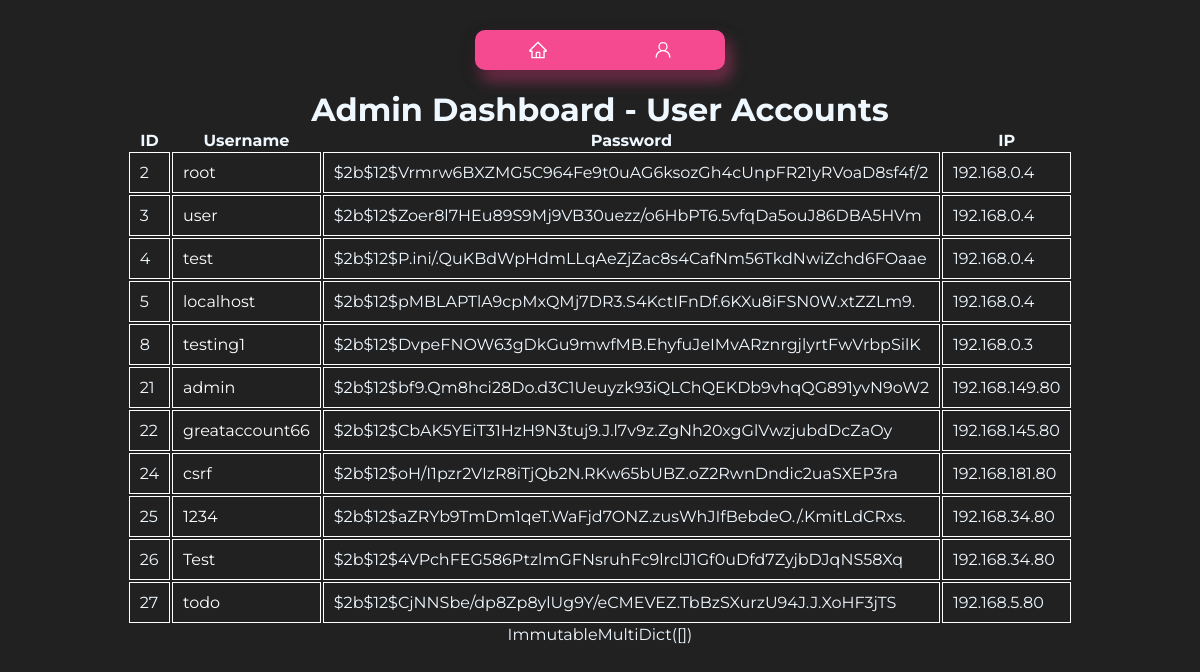
Page /admin/dashboard (signed in) on the committed database.
### tables this page shows
CREATE TABLE users (
        id INTEGER PRIMARY KEY,
        username TEXT UNIQUE,
        password TEXT,
        ip TEXT
    );

### main.py (the view)
@app.route('/admin/dashboard')
def admin_dashboard():
    username = session.get('username')
    if username == 'admin':
        users = get_all_users()
        cookies = request.cookies
        return render_template('admin/admin_dashboard.html', users=users, cookies=cookies)
    else:
        return jsonify({'error':'Not an admin'}), 403

### main.py (called while the page is built)
@app.after_request
def set_csp_header(response):
    csp_value = '; '.join([f"{key} {value}" for key, value in csp_header.items()])
    response.headers['Content-Security-Policy'] = csp_value
    return response

@app.after_request
def add_security_headers(response):
    response.headers['X-Frame-Options'] = 'SAMEORIGIN'
    return response

@app.after_request
def add_hsts_header(response):
    response.headers['Strict-Transport-Security'] = 'max-age=31536000; includeSubDomains; preload'
    return response

@app.after_request
def add_content_type_header(response):
    response.headers['X-Content-Type-Options'] = 'nosniff'
    return response

### scripts/db.py (called while the page is built)
def connect():
    conn = sqlite3.connect('database/testdb.db')
    cursor = conn.cursor()
    return conn, cursor

def get_all_users():
    conn, cursor = connect()
    cursor.execute('SELECT * FROM users')
    users = cursor.fetchall()
    conn.close()
    return users

### templates/admin/admin_dashboard.html (shortened to what this page needs)
<!DOCTYPE html>
<html>
<head>
    <link rel="stylesheet" type="text/css" href="{{ url_for('static', filename='css/template.css') }}">
    <link rel="stylesheet" type="text/css" href="{{ url_for('static', filename='css/header.css') }}">
</head>
<body>
    <header>
        <div class="button-container">
            <a class="button" href="/">
            </a>
            <a class="button" href="/account">
            </a>
        </div>
    </header>
    <h1>Admin Dashboard - User Accounts</h1>
    <table>
        <tr>
            <th>ID</th>
            <th>Username</th>
            <th>Password</th>
            <th>IP</th>
        </tr>
        {% for user in users %}
        <tr>
            <td id="id">{{ user[0] }}</td>
            <td id="username"><a style="color: white; text-decoration: none;" href="/{{user[1]}}">{{ user[1] }}</a></td>
            <td id="Password">{{ user[2] }}</td>
            <td id="ip">{{ user[3] }}</td>
        </tr>
        {% endfor %}
    </table>
    <div>{{cookies}}</div>
</body>
</html>

### static/css/template.css (style rules this page uses)
* { padding: 0; margin: 0; box-sizing: border-box; }
body { padding: 10px; display: flex; flex-direction: column; justify-content: center; align-items: center; background-color: #212121; color: aliceblue; font-family: Montserrat, serif; }

### static/css/header.css (style rules this page uses)
header { padding: 20px; display: flex; justify-content: center; align-items: center; }
.button-container { display: flex; background-color: rgba(245, 73, 144); width: 250px; height: 40px; align-items: center; justify-content: space-around; border-radius: 10px; box-shadow: rgba(0, 0, 0, 0.35) 0px 5px 15px, rgba(245, 73, 144, 0.5) 5px 10px 15px; }
.button { outline: 0 !important; border: 0 !important; width: 40px; height: 40px; border-radius: 50%; background-color: transparent; display: flex; align-items: center; justify-content: center; color: #fff; transition: all ease-in-out 0.3s; cursor: pointer; }
.icon { font-size: 20px; }

### templates/admin/admin_dashboard.html (style rules this page uses)
td { padding: 10px; border: 1px solid #FFF; }

### rows in the picture
users: id "2", username "root", password "$2b$12$Vrmrw6BXZMG5C964Fe9t0uAG6ksozGh4cUnpFR21yRVoaD8sf4f/2", ip "192.168.0.4"
users: id "3", username "user", password "$2b$12$Zoer8l7HEu89S9Mj9VB30uezz/o6HbPT6.5vfqDa5ouJ86DBA5HVm", ip "192.168.0.4"
users: id "4", username "test", password "$2b$12$P.ini/.QuKBdWpHdmLLqAeZjZac8s4CafNm56TkdNwiZchd6FOaae", ip "192.168.0.4"
users: id "5", username "localhost", password "$2b$12$pMBLAPTlA9cpMxQMj7DR3.S4KctIFnDf.6KXu8iFSN0W.xtZZLm9.", ip "192.168.0.4"
users: id "8", username "testing1", password "$2b$12$DvpeFNOW63gDkGu9mwfMB.EhyfuJeIMvARznrgjlyrtFwVrbpSilK", ip "192.168.0.3"
users: id "21", username "admin", password "$2b$12$bf9.Qm8hci28Do.d3C1Ueuyzk93iQLChQEKDb9vhqQG891yvN9oW2", ip "192.168.149.80"
users: id "22", username "greataccount66", password "$2b$12$CbAK5YEiT31HzH9N3tuj9.J.l7v9z.ZgNh20xgGlVwzjubdDcZaOy", ip "192.168.145.80"
users: id "24", username "csrf", password "$2b$12$oH/I1pzr2VIzR8iTjQb2N.RKw65bUBZ.oZ2RwnDndic2uaSXEP3ra", ip "192.168.181.80"
users: id "25", username "1234", password "$2b$12$aZRYb9TmDm1qeT.WaFjd7ONZ.zusWhJIfBebdeO./.KmitLdCRxs.", ip "192.168.34.80"
users: id "26", username "Test", password "$2b$12$4VPchFEG586PtzlmGFNsruhFc9lrclJ1Gf0uDfd7ZyjbDJqNS58Xq", ip "192.168.34.80"
users: id "27", username "todo", password "$2b$12$CjNNSbe/dp8Zp8ylUg9Y/eCMEVEZ.TbBzSXurzU94J.J.XoHF3jTS", ip "192.168.5.80"

### other values in the picture
{{ cookies }} "ImmutableMultiDict([])"
